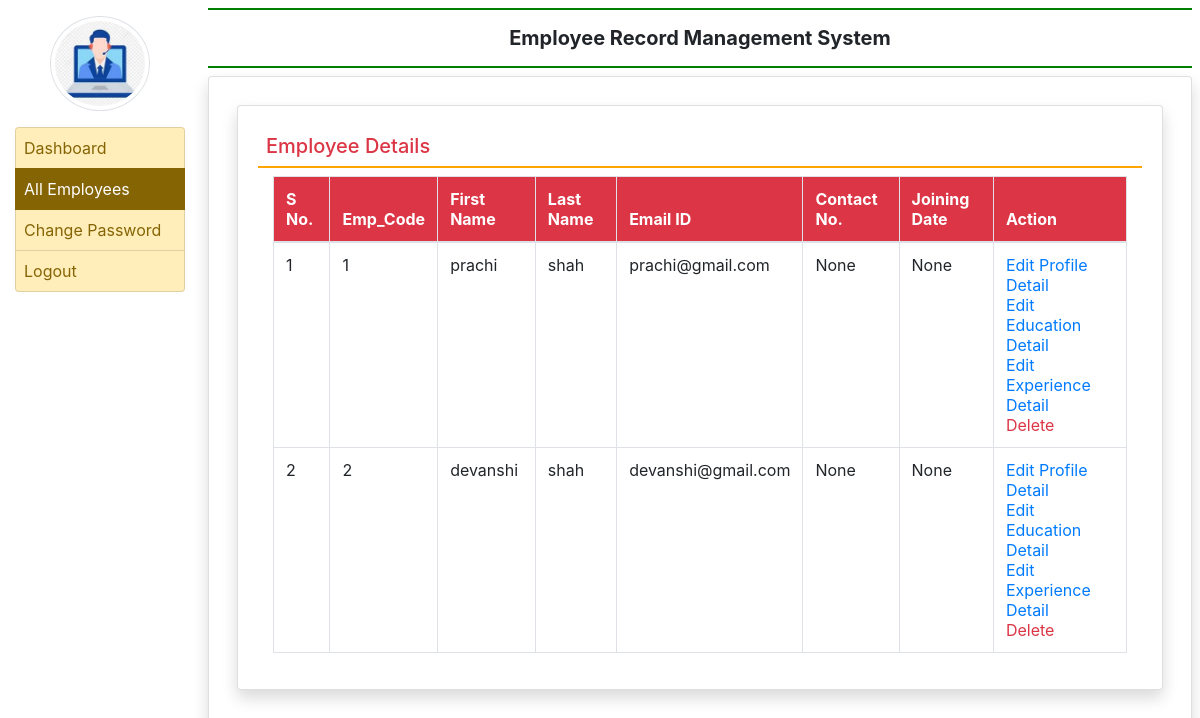
Screenshot of /all_employee (signed in) with the database file from the repository.
### employee/models.py (models this page shows, shortened)
class EmployeeDetail(models.Model):
    user=models.ForeignKey(User,on_delete=models.CASCADE)
    empcode=models.CharField(max_length=50)
    empdept=models.CharField(max_length=100,null=True)
    designation=models.CharField(max_length=100,null=True)
    contact=models.CharField(max_length=15,null=True)
    gender=models.CharField(max_length=50,null=True)
    joiningdate=models.DateField(null=True)

### employee/views.py (the view)
# urls.py: path('all_employee',all_employee,name='all_employee'),
def all_employee(request):
    if not request.user.is_authenticated:
        return redirect('admin_login')
    employee=EmployeeDetail.objects.all()
    return render(request,'all_employee.html',locals())

### employee/templates/all_employee.html
{% extends 'admin_base.html' %}
{% block main %}
<div class="card shadow m-2">
    <div class="card-body">
        <h5 class="p-2 text-danger" style="border-bottom:2px solid orange">Employee Details</h5>
        <div class="container-fluid">
            <table class="table table-bordered hover" id="example">
                <thead class="text-white bg-danger">
                    <tr>
                        <th>S No.</th>
                        <th>Emp_Code</th>
                        <th>First Name</th>
                        <th>Last Name</th>
                        <th>Email ID</th>
                        <th>Contact No.</th>
                        <th>Joining Date</th>
                        <th>Action</th>
                    </tr>
                </thead>
                <tbody>
                    {%for i in employee %}
                    <tr>
                        <td>{{forloop.counter}}</td>
                        <td>{{i.empcode}}</td>
                        <td>{{i.user.first_name}}</td>
                        <td>{{i.user.last_name}}</td>
                        <td>{{i.user.username}}</td>
                        <td>{{i.contact}}</td>
                        <td>{{i.joiningdate}}</td>
                        <td><a href="{% url 'edit_profile' i.id%}" class="text-primary">Edit Profile Detail</a>
                            <br><a href="{% url 'edit_education' i.user.id%}" class="text-primary">Edit Education Detail</a>
                            <br><a href="{% url 'edit_aexperience' i.user.id%}" class="text-primary">Edit Experience Detail</a>
                            <br><a href="{% url 'delete_employee' i.user.id%}" class="text-danger" onclick="return confirm('Are You Sure?')">Delete</a></td>
                    </tr>
                    {%endfor  %}
                </tbody>
            </table>
        </div>
    </div>
</div>
{% endblock %}

### rows the page displays
EmployeeDetail: empcode "1", user.first_name "prachi", user.last_name "shah", user.username "prachi@gmail.com", contact "None", joiningdate "None"
EmployeeDetail: empcode "2", user.first_name "devanshi", user.last_name "shah", user.username "devanshi@gmail.com", contact "None", joiningdate "None"
